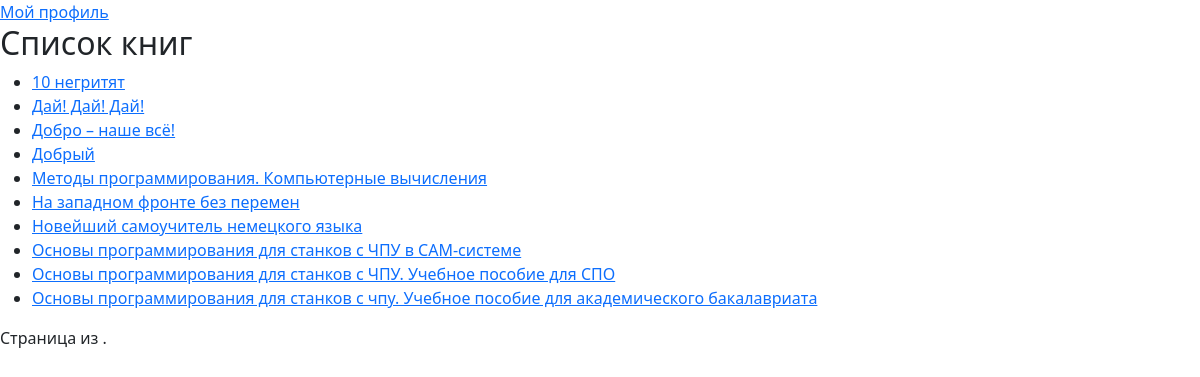
/books/, run on an earlier commit of the app's database.
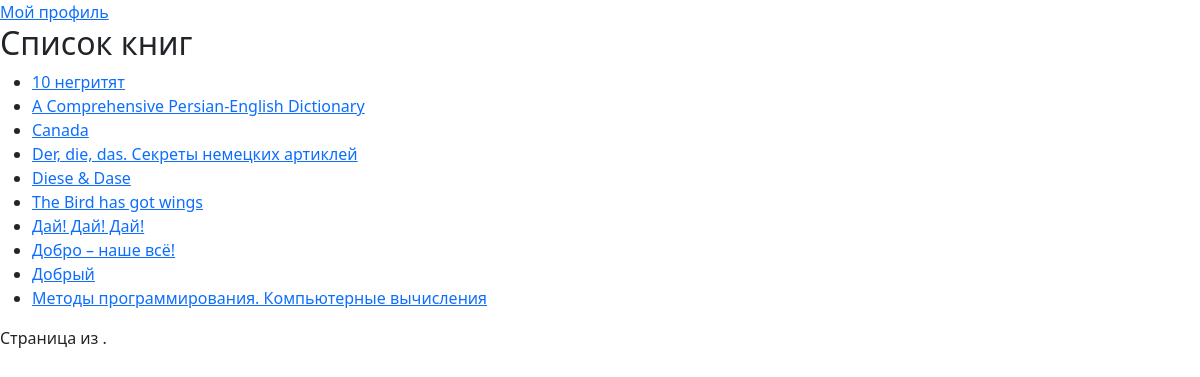
And on a later commit of the database.
### books/models.py (models this page shows, shortened)
class Book(models.Model):
    title = models.CharField(max_length = 100)
    summary = models.TextField(max_length = 1000, help_text = 'Краткое описание книги', blank = True)
    author = models.ForeignKey('Author', on_delete = models.SET_NULL, null = True)
    owners = models.ManyToManyField(User, related_name='books', blank=True)
    image_url = models.URLField(blank=True, null = True)
    genres = models.ManyToManyField(Genre, related_name = 'books')
    class Meta:
        ordering = ['title']

### books/views.py (the view)
# urls.py: path('', views.BookListView.as_view(), name = 'book-list'),
class BookListView(ListView):
    model = Book
    template_name = 'books/book_list.html'
    context_object_name = 'books'
    paginate_by = 10

### books/templates/books/book_list.html (shortened to what this page needs)
{% extends 'books/base.html' %}
{% block content %}
    <a href="{% url 'profile' %}">Мой профиль</a>
    <h2>Список книг</h2>
    <ul>
        {% for book in books %}
            <li>
                <a href="{% url 'book-detail' pk=book.pk %}">{{ book.title }}</a>
            </li>
        {% endfor %}
    </ul>
    <div class="pagination">
        <span class="step-links">
            <span class="current">
                Страница {{ books.number }} из {{ books.paginator.num_pages }}.
            </span>
        </span>
    </div>
{% endblock %}

What changed in the data, as far as the page shows it:
no longer on this page (row unchanged): Book: title "На западном фронте без перемен"
no longer on this page (row unchanged): Book: title "Новейший самоучитель немецкого языка"
no longer on this page (row unchanged): Book: title "Основы программирования для станков с ЧПУ в САМ-системе"
no longer on this page (row unchanged): Book: title "Основы программирования для станков с ЧПУ. Учебное пособие для СПО"
no longer on this page (row unchanged): Book: title "Основы программирования для станков с чпу. Учебное пособие для академического бакалавриата"
added Book: title "A Comprehensive Persian-English Dictionary"
added Book: title "Canada"
added Book: title "Der, die, das. Секреты немецких артиклей"
added Book: title "Diese & Dase"
added Book: title "The Bird has got wings"
